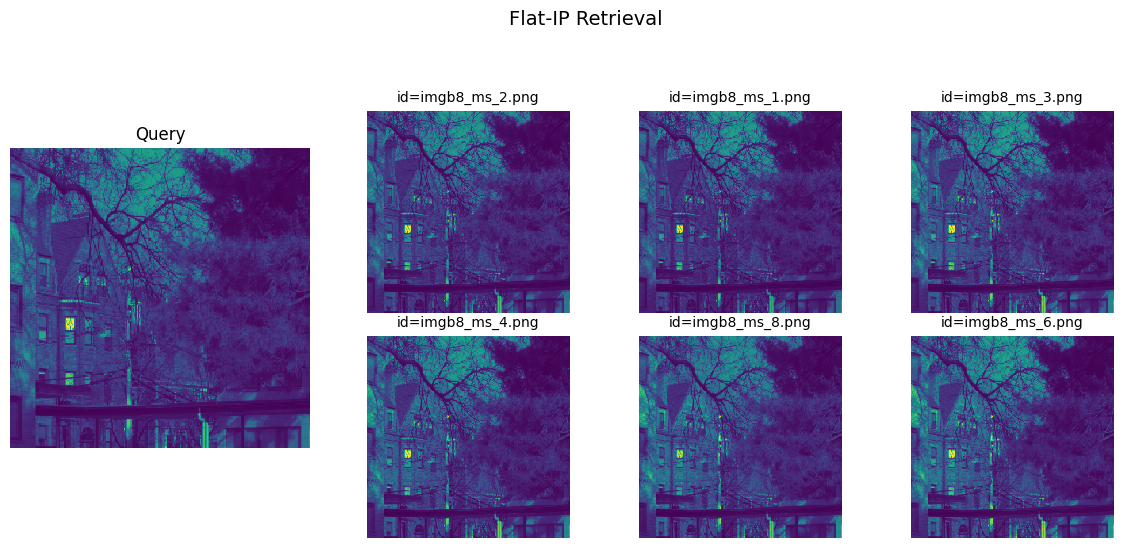
#> input picture ArtExtract_Mingchun/img/Similarity_Retrival.png, 1123 x 548 px; its folder holds only this picture in this run
$ python -i viz_tool.py   (imports and definitions only)
#> lines starting #> are read from the running program, lines starting #| are printed output that depends on the picture
import os, csv, math
import numpy as np
import matplotlib.pyplot as plt

from typing import Sequence, Optional
from dataclasses import dataclass
from PIL import Image, ImageOps
from collections import defaultdict

@dataclass
class SearchResult:
    ids: np.ndarray
    scores: np.ndarray


def load_ids(ids_csv: str) -> np.ndarray:
    return np.loadtxt(ids_csv, dtype=str, delimiter=",")


# [77 lines left out: function load_filenames, not called in this run]

def build_name_to_path(paths: Sequence[str] | np.ndarray) -> dict[str, str]:
    import os
    return {os.path.basename(str(p)): str(p) for p in paths}

# [4 lines left out: function ensure_grid, not called in this run]


def _safe_open(path, size=(256, 256), keep_gray=True, robust=True):
#> called with path = '../img/Similarity_Retrival.png', size = (256, 256), keep_gray = True, robust = True
    img = Image.open(path)
#> img is the input picture: PIL image 1123x548 RGBA; mean R, G, B, A 149.3, 144.7, 180.5, 255

    # If grayscale image and we want to keep it as grayscale
    if keep_gray and img.mode in ("I;16", "I", "F", "L"):
        img = img.resize(size, resample=Image.NEAREST)
        arr = np.array(img).astype(np.float32)

        if robust:
            p2, p98 = np.percentile(arr, (2, 98))
            if p98 > p2:
                arr = (arr - p2) / (p98 - p2)
            else:
                mn, mx = arr.min(), arr.max()
                arr = (arr - mn) / (mx - mn + 1e-6)
        else:
            mn, mx = arr.min(), arr.max()
            arr = (arr - mn) / (mx - mn + 1e-6)
        return arr

    # Process RGB images
    img = img.convert("RGB").resize(size, resample=Image.BILINEAR)
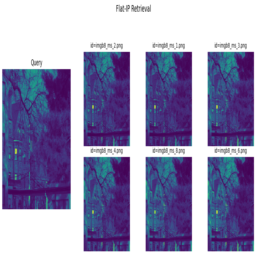
#> img: PIL image 256x256 RGB; mean R, G, B 149.3, 144.7, 180.5
    return np.array(img)  # shape: (H,W,3), uint8

# [114 lines left out: functions visualize_query_results, visualize_by_index, not called in this run]

>>> result = _safe_open('../img/Similarity_Retrival.png')
